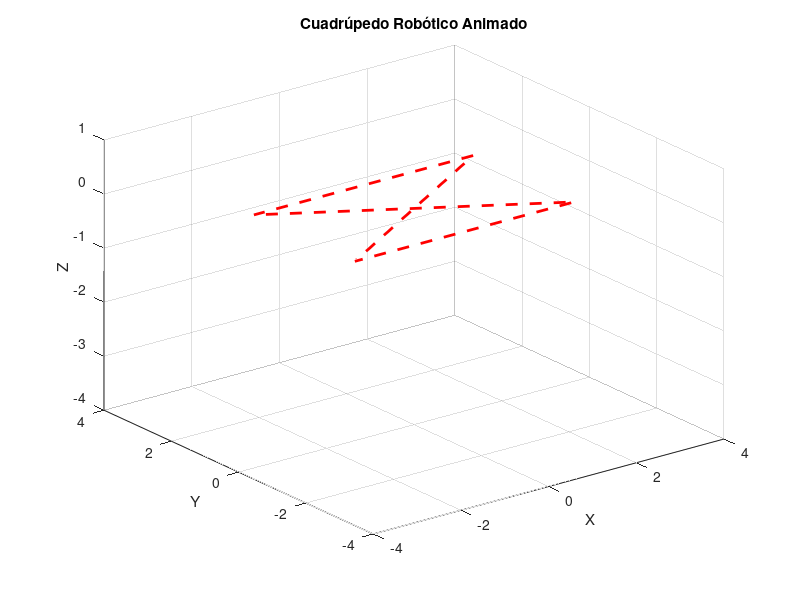

The MATLAB source for this figure: (Note: this script raises an error after producing the figure.)
% INSTITUTO POLITÉCNICO NACIONAL
% UNIDAD PROFESIONAL INTERDISCIPLINARIA EN INGENIERÍA Y TECNOLOGÍAS AVANZADAS
% SERVICIO SOCIAL - EDUARDO CRUZ OMAÑA - 2025

clc; clear; close all;

% Longitud de los eslabones
L1 = 2;
L2 = 1.5;

% Posiciones de las bases de las cuatro patas (invertidas hacia abajo)
bases = [
    2.5,  1.5, 0;  % Delantera derecha
   -2.5,  1.5, 0;  % Delantera izquierda
    2.5, -1.5, 0;  % Trasera derecha
   -2.5, -1.5, 0   % Trasera izquierda
];

% Configurar la figura
figure;
axis([-4 4 -4 4 -4 1]);
xlabel('X'); ylabel('Y'); zlabel('Z');
title('Cuadrúpedo Robótico Animado');
grid on;
hold on;
view(3);

% Dibujar un cuadrado conectando las bases
plot3([bases(:,1); bases(1,1)], [bases(:,2); bases(1,2)], [bases(:,3); bases(1,3)], 'r--', 'LineWidth', 2);

% Definir movimientos en secuencia
movimientos = {
    [0, 115], [0, -45], [0, 0], [1, 0, 0, 0];
    [0, 115], [0, -45], [0, 0], [0, 1, 0, 0];
    [0, 115], [0, -45], [0, 0], [0, 0, 1, 0];
    [0, 115], [0, -45], [0, 0], [0, 0, 0, 1];
    [115, 125], [-45, -55], [0, 0], [1, 1, 1, 1]
};
frames_por_movimiento = 50;

% Inicializar las líneas para las patas
lines = gobjects(4,2);
for i = 1:4
    lines(i,1) = plot3([0 0], [0 0], [0 0], 'b', 'LineWidth', 4);
    lines(i,2) = plot3([0 0], [0 0], [0 0], 'g', 'LineWidth', 4);
end

% Animación
theta_vals = cell(4,3);
for i = 1:4
    theta_vals{i,1} = linspace(deg2rad(movimientos{1,1}(1)), deg2rad(movimientos{1,1}(2)), frames_por_movimiento);
    theta_vals{i,2} = linspace(deg2rad(movimientos{1,2}(1)), deg2rad(movimientos{1,2}(2)), frames_por_movimiento);
    theta_vals{i,3} = linspace(deg2rad(movimientos{1,3}(1)), deg2rad(movimientos{1,3}(2)), frames_por_movimiento);
end

for frame = 1:frames_por_movimiento
    for i = 1:4
        theta1 = theta_vals{i,1}(frame);
        theta2 = theta_vals{i,2}(frame);
        theta_base = theta_vals{i,3}(frame);
        base_x = bases(i,1);
        base_y = bases(i,2);
        base_z = bases(i,3);
        
        % Calcular posiciones
        x1 = base_x + L1 * cos(theta1);
        z1 = base_z - L1 * sin(theta1);
        x2 = x1 + L2 * cos(theta1 + theta2);
        z2 = z1 - L2 * sin(theta1 + theta2);
        
        % Actualizar las líneas
        set(lines(i,1), 'XData', [base_x x1], 'YData', [base_y base_y], 'ZData', [base_z z1]);
        set(lines(i,2), 'XData', [x1 x2], 'YData', [base_y base_y], 'ZData', [z1 z2]);
    end
    pause(0.05);
end
